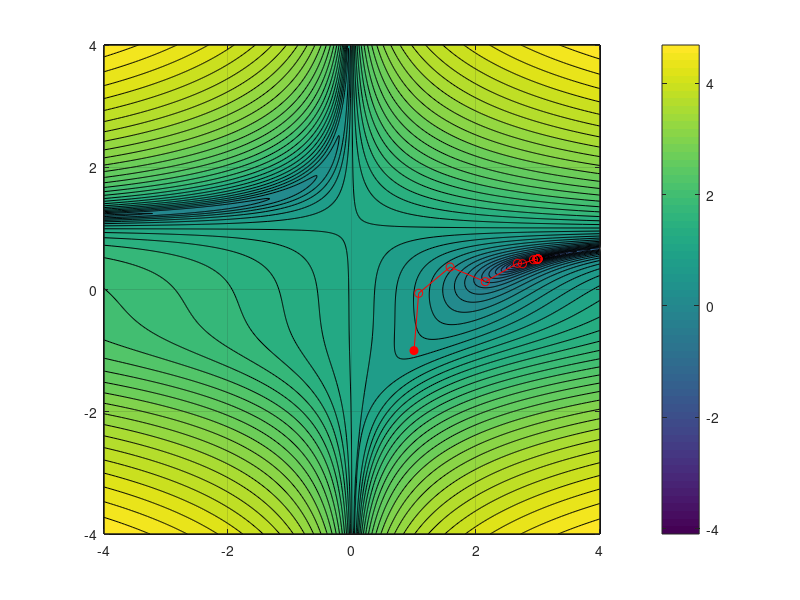

Here is the MATLAB script that generated this plot:
% Beale function example
f = @(x) (1.5-x(1)+x(1)*x(2))^2 + ...
         (2.25-x(1)+x(1)*x(2)^2)^2 + ...
         (2.625-x(1)+x(1)*x(2)^3)^2;
F1 = @(x) 1.5-x(1)+x(1)*x(2);
F2 = @(x) 2.25-x(1)+x(1)*x(2)^2;
F3 = @(x) 2.625-x(1)+x(1)*x(2)^3;
df = @(x) [2*F1(x)*(x(2)-1)+2*F2(x)*(x(2)^2-1)+2*F3(x)*(x(2)^3-1);
           2*F1(x)*x(1)+4*F2(x)*x(1)*x(2)+6*F3(x)*x(1)*x(2)^2];

[X, Y] = meshgrid(linspace(-4, 4, 500), ...
                  linspace(-4, 4, 500));
Z = zeros(size(X));
for j = 1:length(X)
    for k = 1:length(Y)
        Z(j,k) = f([X(j, k), Y(j, k)]);
    end
end
contourf(X, Y, log10(Z), 50);
colorbar;
x0 = [Inf; Inf];
x1 = [1; -1];


x = x1; % For collecting x per iteration

hold on; scatter(x1(1), x1(2),'r','filled');

ctr = 1; J = eye(length(x1)); I = J;
while norm(x0-x1) > 1e-7

    % Calculate gradient
    x0 = x1; s = -J*df(x0);

    % Run quasi-newton to get step size, a
    a0 = 0; a1 = 0.001; c = 1;
    dda = @(a,x,s) df(x+a*s)'*s;
    while abs(a0-a1) > 1e-7 && ~isinf(a1)
        an = a1 - (a0 - a1)*dda(a1,x0,s)/...
            (dda(a0,x0,s)-dda(a1,x0,s));    
        a0 = a1; a1 = an; c = c + 1;
    end

    % Update x
    x1 = x0 + a0*s; 

    % Update inverse Hessian, J
    y = df(x1) - df(x0);
    J = (I-s*y'/(y'*s))*J*(I-y*s'/(y'*s)) + s*s'/(y'*s);

    x = [x, x1]; %#ok
    ctr = ctr + 1;

    % fprintf('(%.4f, %.4f), df = [%.4f, %.4f], a = %.4f, ctr = %d\n', ...
    %     x1, df(x1), a0, c);
end

% Plot all x
plot(x(1,:), x(2,:) ,'ro-');

hold off; grid on;
set(gcf,'Color','w');
fprintf('Minimum found: (%.4f, %.4f)\n',x1);
fprintf('No. of iterations: %d\n', ctr);